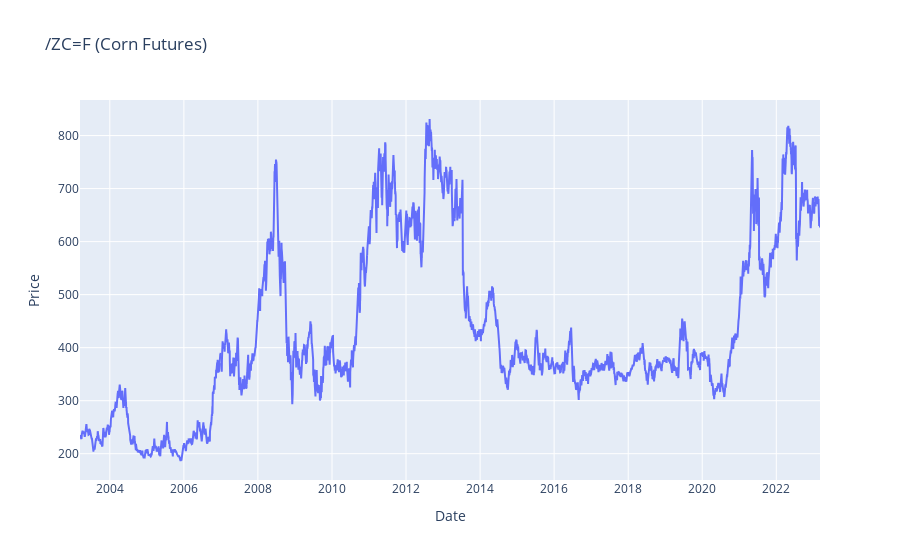

The notebook cell this image was saved under:
### Markdown cell above
## Plot Data for Corn Futures

The code below plots data for Corn Futures (/ZC=F) using plotly.graph_objects. This is used for testing purposes.

### Code cell
# Plot the data for /ZC=F (Corn Futures)
fig = go.Figure()
fig.add_trace(go.Scatter(x=data.index, y=data['ZC=F'], name='Close'))
fig.update_layout(title='/ZC=F (Corn Futures)', xaxis_title='Date', yaxis_title='Price')
fig.show()

### Figure 1 — Plotly figure (JSON) as saved in the notebook; plotly's stock layout.template omitted (floating-point values rounded to 4 significant figures; data arrays with more than 128 entries replaced by an {"elided": "..."} marker saying what was removed)
{"data": [{"name": "Close", "x": {"elided": "5022 str values"}, "y": {"elided": "5022 float values"}, "type": "scatter"}], "layout": {"title": {"text": "/ZC=F (Corn Futures)"}, "xaxis": {"title": {"text": "Date"}}, "yaxis": {"title": {"text": "Price"}}}}
